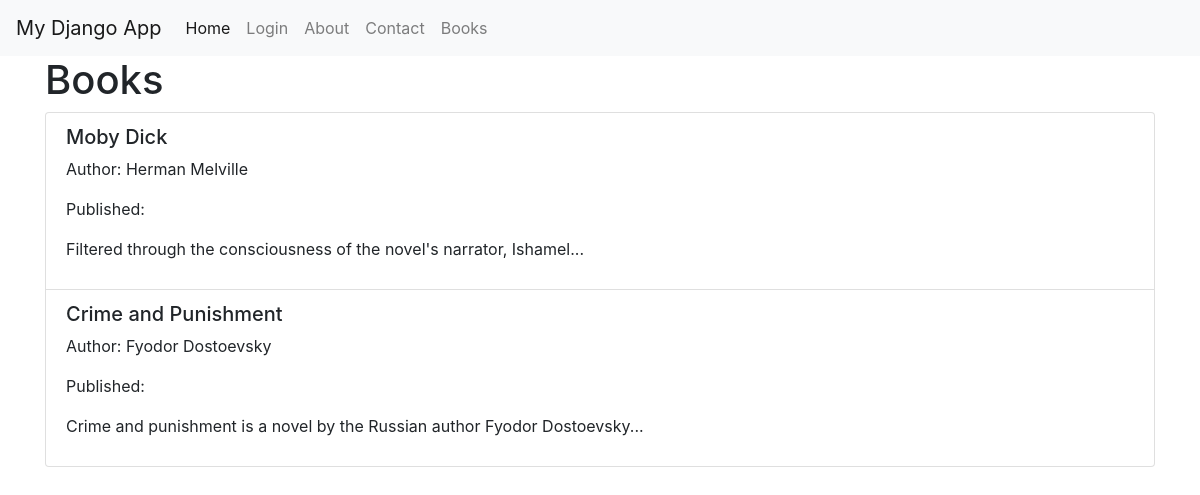
/books, run on the app's committed database.
### demo_app/models.py (models this page shows, shortened)
class Book(models.Model):
    isbn = models.CharField('ISBN', max_length=13, unique=True)
    title = models.CharField('Title', max_length=200)
    author = models.CharField('Author', max_length=100)
    description = models.TextField()
    date = models.DateTimeField()

### demo_app/views.py (the view)
# urls.py: path('books', books, name='list-books'),
def books(request):
    book_list = Book.objects.all()
    return render(request, "books/book_list.html", {"book_list": book_list})

### demo_app/templates/books/book_list.html
{% extends 'base.html' %}
{% block content %}
        <h1>Books</h1>
        {% if book_list %}
            <ul class="list-group">
                {% for book in book_list %}
                    <li class="list-group-item">
                        <h5>{{ book.title }}</h5>
                        <p>Author: {{ book.author }}</p>
                        <p>Published: {{ book.published_date }}</p>
                        <p>{{ book.description }}</p>
                    </li>
                {% endfor %}
            </ul>
        {% else %}
            <p>No books available.</p>
        {% endif %}
{% endblock %}

### demo_app/templates/base.html (shortened to what this page needs)
<!DOCTYPE html>
<html lang="en">
  <head>
    <link rel="stylesheet" href="https://stackpath.bootstrapcdn.com/bootstrap/4.3.1/css/bootstrap.min.css"  rel="stylesheet" />
  </head>
  <body>
    <nav class="navbar navbar-expand-lg navbar-light bg-light">
      <a class="navbar-brand" href="#">My Django App</a>
      <div class="collapse navbar-collapse" id="navbarNav">
        <ul class="navbar-nav">
          <li class="nav-item active">
            <a class="nav-link" href="#">Home</a>
          </li>
          <li class="nav-item">
            <a class="nav-link" href="{% url 'login' %}">Login</a>
          <li class="nav-item">
            <a class="nav-link" href="#">About</a>
          </li>
          <li class="nav-item">
            <a class="nav-link" href="#">Contact</a>
          </li>
          <li class="nav-item">
            <a class="nav-link" href="{% url 'list-books' %}">Books</a>
          </li>
        </ul>
      </div>
    </nav>
    <div class="container">
      {% block content %}
      {% endblock %}
    </div>
  </body>
</html>

### data on the page
Book: title "Moby Dick", author "Herman Melville", description "Filtered through the consciousness of the novel's narrator, Ishamel..."
Book: title "Crime and Punishment", author "Fyodor Dostoevsky", description "Crime and punishment is a novel by the Russian author Fyodor Dostoevsky..."
